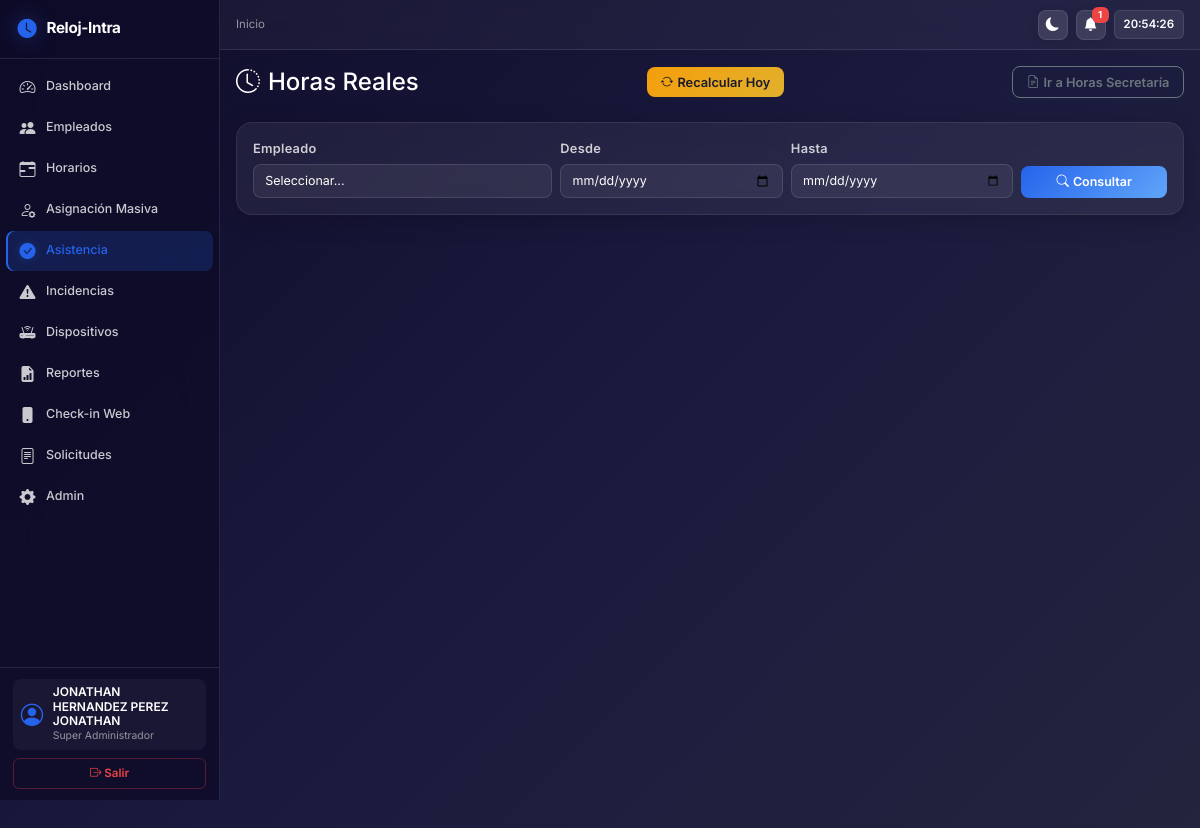
The app's page /asistencia/reporte/horas-reales/ (signed in) with its own data.
### apps/cuentas/models.py (models this page shows, shortened)
class Usuario(AbstractUser):
    ROLES = [
        ('normal', 'Normal'),
        ('admin', 'Administrador'),
        ('superadmin', 'Super Administrador'),
    ]
    rol = models.CharField('Rol', max_length=20, choices=ROLES, default='normal')
    debe_cambiar_password = models.BooleanField('Debe cambiar contraseña', default=False)
    class Meta:
        verbose_name = 'Usuario'
        verbose_name_plural = 'Usuarios'
        db_table = 'usuarios'

### apps/asistencia/views.py (the view, shortened to what this page needs)
# urls.py: path('reporte/horas-reales/', views.reporte_horas_reales, name='reporte-horas-reales'),
@login_required
def reporte_horas_reales(request):
    empleados = Empleado.objects.filter(estatus='activo').order_by('nombre')
    resultados = []
    empleado_id = request.GET.get('empleado_id', '')
    desde = request.GET.get('desde', '')
    hasta = request.GET.get('hasta', '')
    return render(request, 'asistencia/horas_reales.html', {
        'empleados': empleados,
        'empleado_id': int(empleado_id) if empleado_id else '',
        'desde': desde,
        'hasta': hasta,
        'resultados': resultados,
        'total': len(resultados),
    })

### apps/empleados/models.py (called while the page is built)
    @property
    def nombre_completo(self):
        return f'{self.nombre} {self.apellidos}'.strip()

### templates/asistencia/horas_reales.html (shortened to what this page needs)
{% extends 'base.html' %}
{% block content %}
<div class="d-flex justify-content-between align-items-center mb-4">
  <h4 class="mb-0"><i class="bi bi-clock-history me-2"></i>Horas Reales</h4>
  <button onclick="recalcularHoy()" class="btn btn-warning btn-sm">
    <i class="bi bi-arrow-repeat me-1"></i>Recalcular Hoy
  </button>
  <a href="{% url 'reporte-horas-secretaria' %}" class="btn btn-outline-secondary btn-sm">
    <i class="bi bi-file-earmark-text me-1"></i>Ir a Horas Secretaría
  </a>
</div>
<div class="card mb-4">
  <div class="card-body">
    <form method="get" class="row g-2 align-items-end">
      <div class="col-md-4">
        <label class="form-label small">Empleado</label>
        <select name="empleado_id" class="form-select" required>
          <option value="">Seleccionar...</option>
        </select>
      </div>
      <div class="col-md-3">
        <label class="form-label small">Desde</label>
        <input type="date" name="desde" class="form-control" value="{{ desde }}" required>
      </div>
      <div class="col-md-3">
        <label class="form-label small">Hasta</label>
        <input type="date" name="hasta" class="form-control" value="{{ hasta }}" required>
      </div>
      <div class="col-md-2">
        <button class="btn btn-primary w-100"><i class="bi bi-search me-1"></i>Consultar</button>
      </div>
    </form>
  </div>
</div>
{% endblock %}

### templates/base.html (shortened to what this page needs)
<!DOCTYPE html>
<html lang="es-mx">
<head>
    <link href="https://cdn.jsdelivr.net/npm/bootstrap@5.3.3/dist/css/bootstrap.min.css" rel="stylesheet">
    <link rel="stylesheet" href="https://cdn.jsdelivr.net/npm/bootstrap-icons@1.11.3/font/bootstrap-icons.min.css">
    <link href="https://unpkg.com/aos@2.3.1/dist/aos.css" rel="stylesheet">
    <link rel="stylesheet" href="/static/css/style.css">
</head>
<body>
    {% if user.is_authenticated %}
    <nav class="sidebar" id="sidebar" {% if not request.resolver_match.url_name == 'login' %}data-aos="fade-right" data-aos-duration="600"{% endif %}>
        <div class="sidebar-header">
            <i class="bi bi-clock-fill"></i>
            <span class="sidebar-brand">Reloj-Intra</span>
        </div>
        <ul class="nav flex-column flex-grow-1">
            <li class="nav-item">
                <a class="nav-link {% if request.resolver_match.url_name == 'dashboard' %}active{% endif %}" href="{% url 'dashboard' %}">
                    <i class="bi bi-speedometer2"></i>
                    <span>Dashboard</span>
                </a>
            </li>
            {% if user.rol != 'normal' %}
            <li class="nav-item">
                <a class="nav-link {% if 'empleados' in request.path %}active{% endif %}" href="{% url 'lista-empleados' %}">
                    <i class="bi bi-people-fill"></i>
                    <span>Empleados</span>
                </a>
            </li>
            <li class="nav-item">
                <a class="nav-link {% if 'horarios' in request.path %}active{% endif %}" href="{% url 'lista-horarios' %}">
                    <i class="bi bi-calendar-range"></i>
                    <span>Horarios</span>
                </a>
            </li>
            <li class="nav-item">
                <a class="nav-link {% if 'asignacion-masiva' in request.path %}active{% endif %}" href="{% url 'asignacion-masiva' %}">
                    <i class="bi bi-person-gear"></i>
                    <span>Asignación Masiva</span>
                </a>
            </li>
            <li class="nav-item">
                <a class="nav-link {% if 'asistencia' in request.path %}active{% endif %}" href="{% url 'buscar-asistencia' %}">
                    <i class="bi bi-check-circle-fill"></i>
                    <span>Asistencia</span>
                </a>
            </li>
            <li class="nav-item">
                <a class="nav-link {% if 'incidencias' in request.path %}active{% endif %}" href="{% url 'lista-incidencias' %}">
                    <i class="bi bi-exclamation-triangle-fill"></i>
                    <span>Incidencias</span>
                </a>
            </li>
            <li class="nav-item">
                <a class="nav-link {% if 'dispositivos' in request.path %}active{% endif %}" href="{% url 'lista-dispositivos' %}">
                    <i class="bi bi-router-fill"></i>
                    <span>Dispositivos</span>
                </a>
            </li>
            <li class="nav-item">
                <a class="nav-link {% if 'reportes' in request.path %}active{% endif %}" href="{% url 'lista-reportes' %}">
                    <i class="bi bi-file-earmark-bar-graph-fill"></i>
                    <span>Reportes</span>
                </a>
            </li>
            {% endif %}
            <li class="nav-item">
                <a class="nav-link {% if 'registro' in request.path %}active{% endif %}" href="{% url 'checkin' %}">
                    <i class="bi bi-phone-fill"></i>
                    <span>Check-in Web</span>
                </a>
            </li>
            <li class="nav-item">
                <a class="nav-link {% if 'solicitudes' in request.path %}active{% endif %}" href="{% url 'lista-solicitudes' %}">
                    <i class="bi bi-file-text"></i>
                    <span>Solicitudes</span>
                </a>
            </li>
            {% if user.rol == 'superadmin' or user.is_superuser %}
            <li class="nav-item">
                <a class="nav-link" href="{% url 'admin:index' %}" target="_blank">
                    <i class="bi bi-gear-fill"></i>
                    <span>Admin</span>
                </a>
            </li>
            {% endif %}
        </ul>
        <div class="sidebar-footer">
            <div class="user-info mb-2">
                <i class="bi bi-person-circle"></i>
                <div>
                    <div class="user-name">{{ user.get_full_name|default:user.username }}</div>
                    <div class="user-rol">{{ user.get_rol_display }}</div>
                </div>
            </div>
            <form method="post" action="{% url 'logout' %}">
                <button type="submit" class="btn btn-outline-danger w-100">
                    <i class="bi bi-box-arrow-right"></i> Salir
                </button>
            </form>
        </div>
    </nav>
    <header class="topbar" id="topbar">
        <div class="topbar-left">
            <nav aria-label="breadcrumb">
                <ol class="breadcrumb">
                    <li class="breadcrumb-item"><a href="{% url 'dashboard' %}" style="color: var(--text-muted); text-decoration: none;">Inicio</a></li>
                </ol>
            </nav>
        </div>
        <div class="topbar-right">
            <button class="topbar-btn" onclick="toggleTheme()" title="Cambiar tema">
                <i class="bi bi-moon-fill" id="theme-icon"></i>
            </button>
            <div class="dropdown">
                <button class="topbar-btn position-relative" id="notif-bell" type="button" data-bs-toggle="dropdown" aria-expanded="false">
                    <i class="bi bi-bell-fill"></i>
                    <span class="badge d-none" id="notif-count">0</span>
                </button>
            </div>
            <div class="topbar-clock" id="topbar-clock">--:--:--</div>
        </div>
    </header>
    <main class="main-content" id="mainContent">
    {% else %}
        <div class="container">
    {% endif %}
        {% block content %}{% endblock %}
    {% if user.is_authenticated %}
    </main>
    {% else %}
    </div>
    {% endif %}
</body>
</html>

### records on screen
Usuario: get_full_name "JONATHAN HERNANDEZ PEREZ JONATHAN", rol "Super Administrador"
